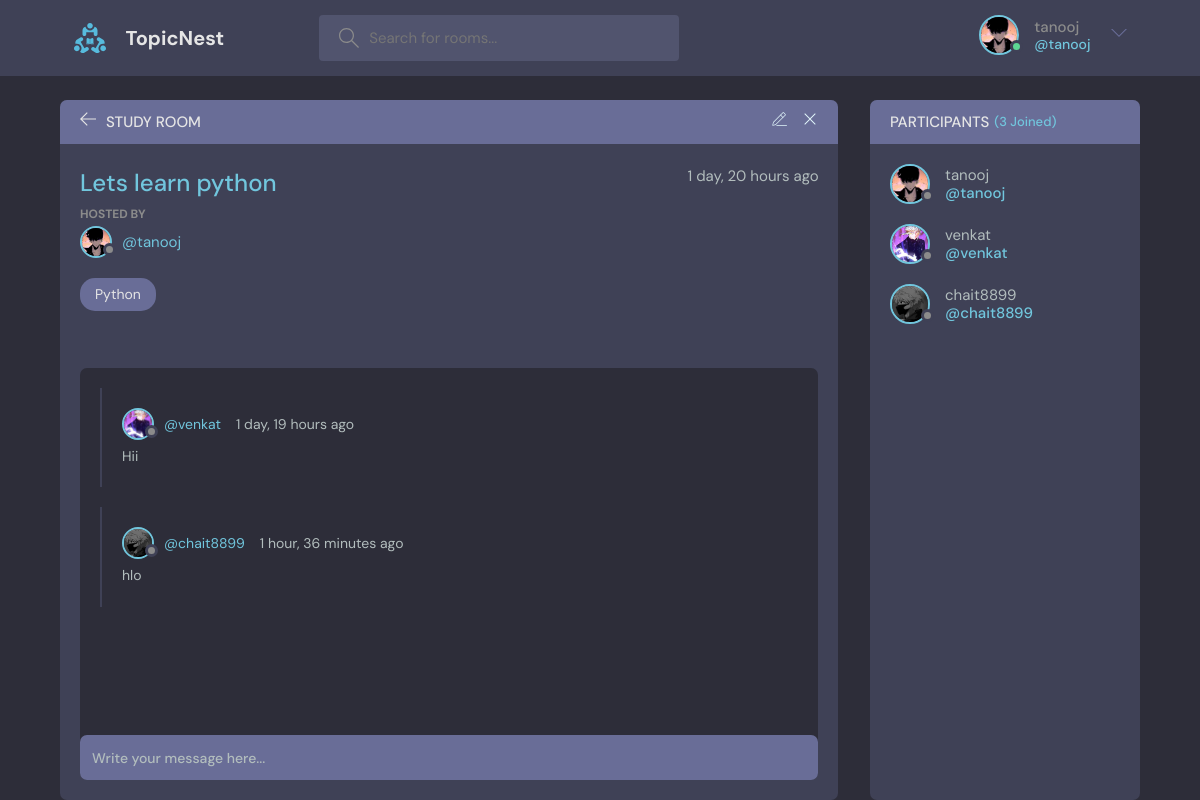
/room/1/ (signed in), run on the app's committed database.
### base/models.py (models this page shows, shortened)
class User(AbstractUser):
    name = models.CharField(max_length=200,null = True)
    email = models.EmailField(null=True,unique=True)
    bio = models.TextField(null = True)
    avatar = models.ImageField(null = True,default="avatar.svg")
    USERNAME_FIELD = 'email'
    REQUIRED_FIELDS = []

class Room(models.Model):
    host = models.ForeignKey(User, on_delete=models.SET_NULL,null=True)
    topic = models.ForeignKey(Topic, on_delete=models.SET_NULL,null=True)
    name = models.CharField(max_length=200)
    description = models.TextField(null=True,blank=True)
    participants = models.ManyToManyField(User,related_name='participants',blank=True)
    updated = models.DateTimeField(auto_now=True)
    created = models.DateTimeField(auto_now_add=True)
    class Meta:
        ordering = ['-updated','-created']

class Topic(models.Model):
    name = models.CharField(max_length=200)
    def __str__(self):
        return self.name

class Message(models.Model):
    user = models.ForeignKey(User, on_delete=models.CASCADE)
    room =models.ForeignKey(Room, on_delete=models.CASCADE)
    body = models.TextField()
    updated = models.DateTimeField(auto_now=True)
    created = models.DateTimeField(auto_now_add=True)
    class Meta:
        ordering = ['-updated','-created']

### base/views.py (the view, shortened to what this page needs)
# urls.py: path('room/<str:pk>/',views.room,name='room'),
def room(request,pk):
    room = Room.objects.get(id=pk)
    room_messages = room.message_set.all().order_by('created')
    participants = room.participants.all()
    context = {'room':room,'room_messages':room_messages,'participants':participants}
    return render(request,'base/room.html',context)

### base/templates/base/room.html (shortened to what this page needs)
{% extends 'main.html' %}
{% block content %}
    <main class="profile-page layout layout--2">
      <div class="container">
        <div class="room">
          <div class="room__top">
            <div class="room__topLeft">
              <a href="{% url 'home' %}">
                <svg version="1.1" xmlns="http://www.w3.org/2000/svg" width="32" height="32" viewBox="0 0 32 32">
                  <title>arrow-left</title>
                  <path
                    d="M13.723 2.286l-13.723 13.714 13.719 13.714 1.616-1.611-10.96-10.96h27.625v-2.286h-27.625l10.965-10.965-1.616-1.607z"
                  ></path>
                </svg>
              </a>
              <h3>Study Room</h3>
            </div>
            {% if room.host == request.user %}
            <div class="room__topRight">
              <a href="{% url 'update-room' room.id %}">
              </a>
              <a href="{% url 'delete-room' room.id %}">
                <svg version="1.1" xmlns="http://www.w3.org/2000/svg" width="32" height="32" viewBox="0 0 32 32">
                  <title>remove</title>
                  <path
                    d="M27.314 6.019l-1.333-1.333-9.98 9.981-9.981-9.981-1.333 1.333 9.981 9.981-9.981 9.98 1.333 1.333 9.981-9.98 9.98 9.98 1.333-1.333-9.98-9.98 9.98-9.981z"
                  ></path>
                </svg>
              </a>
            </div>
            {% endif %}
          </div>
          <div class="room__box scroll">
            <div class="room__header scroll">
              <div class="room__info">
                <h3>{{room.name}}</h3>
                <span>{{room.created|timesince}} ago</span>
              </div>
              <div class="room__hosted">
                <p>Hosted By</p>
                <a href="{% url 'profile' room.host.id %}" class="room__author">
                  <div class="avatar avatar--small">
                    <img src="{{room.host.avatar.url}}" />
                  </div>
                  <span>@{{room.host.username}}</span>
                </a>
              </div>
              <span class="room__topics">{{room.topic}}</span>
            </div>
            <div class="room__conversation">
              <div class="threads scroll">
                {% for message in room_messages %}
                <div class="thread">
                  <div class="thread__top">
                    <div class="thread__author">
                      <a href="{% url 'profile' message.user.id %}" class="thread__authorInfo">
                        <div class="avatar avatar--small">
                          <img src="{{message.user.avatar.url}}" />
                        </div>
                        <span>@{{message.user.username}}</span>
                      </a>
                      <span class="thread__date">{{message.created|timesince}} ago</span>
                    </div>
                  </div>
                  <div class="thread__details">
                    {{message.body}}
                  </div>
                </div>
                {% endfor %}
              </div>
            </div>
          </div>
          <div class="room__message">
            <form method="POST" action="">
              <input type="text" name="body" placeholder="Write your message here..." />
          </form>
          </div>
        </div>
        <div class="participants">
          <h3 class="participants__top">Participants <span>({{room.participants.count}} Joined)</span></h3>
          <div class="participants__list scroll">
            {% for part in participants %}
            <a href="{% url 'profile' part.id %}" class="participant">
              <div class="avatar avatar--medium">
                <img src="{{part.avatar.url}}" />
              </div>
              <p>
                {{part.username}}
                <span>@{{part.username}}</span>
              </p>
            </a>
            {% endfor %}
          </div>
        </div>
      </div>
    </main>
{% endblock %}

### templates/navbar.html (shortened to what this page needs)
{% load static %}
<header class="header header--loggedIn">
    <div class="container">
      <a href="{% url 'home' %}" class="header__logo">
        <img src="{% static 'images/logo.svg' %}" />
        <h1>TopicNest</h1>
      </a>
      <form class="header__search" method = "GET" action = "{% url 'home' %}">
        <label>
          <input name = "q" placeholder="Search for rooms..." />
        </label>
      </form>
      <nav class="header__menu">
        {% if request.user.is_authenticated %}
        <div class="header__user">
          <a href="{% url 'profile' user.id %}">
            <div class="avatar avatar--medium active">
              <img src="{{request.user.avatar.url}}" />
            </div>
            <p>{{request.user.username}} <span>@{{request.user.username}}</span></p>
          </a>
          <button class="dropdown-button">
            <svg version="1.1" xmlns="http://www.w3.org/2000/svg" width="32" height="32" viewBox="0 0 32 32">
              <title>chevron-down</title>
              <path d="M16 21l-13-13h-3l16 16 16-16h-3l-13 13z"></path>
            </svg>
          </button>
        </div>
        {% else %}
        <a href="{% url 'login' %}">
          <img src="{% static 'images/avatar.svg' %}" />
          <p>Login</p>
        </a>
        {% endif %}
      </nav>
    </div>
  </header>

### data on the page
User: user.avatar (picture), user.username "tanooj", avatar (picture), username "tanooj"
Room: name "Lets learn python", created "1 day, 20 hours", host.avatar (picture), host.username "tanooj", topic "Python", participants.count "3"
Message: user.avatar (picture), user.username "venkat", created "1 day, 19 hours", body "Hii"
Message: user.avatar (picture), user.username "chait8899", created "1 hour, 36 minutes", body "hlo"
User: avatar (picture), username "venkat"
User: avatar (picture), username "chait8899"
